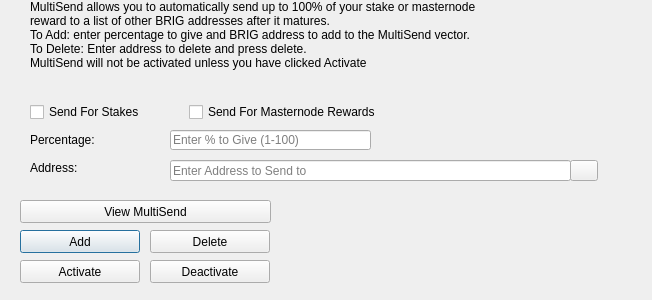
<?xml version="1.0" encoding="UTF-8"?>
<ui version="4.0">
 <class>MultiSendDialog</class>
 <widget class="QDialog" name="MultiSendDialog">
  <property name="windowModality">
   <enum>Qt::NonModal</enum>
  </property>
  <property name="geometry">
   <rect>
    <x>0</x>
    <y>0</y>
    <width>652</width>
    <height>300</height>
   </rect>
  </property>
  <property name="windowTitle">
   <string>MultiSend</string>
  </property>
  <widget class="QLineEdit" name="multiSendPercentEdit">
   <property name="geometry">
    <rect>
     <x>170</x>
     <y>130</y>
     <width>201</width>
     <height>20</height>
    </rect>
   </property>
   <property name="toolTip">
    <string>Enter whole numbers 1 - 100</string>
   </property>
   <property name="placeholderText">
    <string>Enter % to Give (1-100)</string>
   </property>
  </widget>
  <widget class="QLineEdit" name="multiSendAddressEdit">
   <property name="geometry">
    <rect>
     <x>170</x>
     <y>160</y>
     <width>401</width>
     <height>21</height>
    </rect>
   </property>
   <property name="toolTip">
    <string/>
   </property>
   <property name="placeholderText">
    <string>Enter Address to Send to</string>
   </property>
  </widget>
  <widget class="QLabel" name="label_2">
   <property name="geometry">
    <rect>
     <x>30</x>
     <y>0</y>
     <width>451</width>
     <height>121</height>
    </rect>
   </property>
   <property name="lineWidth">
    <number>1</number>
   </property>
   <property name="text">
    <string>MultiSend allows you to automatically send up to 100% of your stake or masternode reward to a list of other BRIG addresses after it matures.
To Add: enter percentage to give and BRIG address to add to the MultiSend vector.
To Delete: Enter address to delete and press delete.
MultiSend will not be activated unless you have clicked Activate</string>
   </property>
   <property name="alignment">
    <set>Qt::AlignLeading|Qt::AlignLeft|Qt::AlignTop</set>
   </property>
   <property name="wordWrap">
    <bool>true</bool>
   </property>
  </widget>
  <widget class="QLabel" name="message">
   <property name="geometry">
    <rect>
     <x>290</x>
     <y>200</y>
     <width>351</width>
     <height>91</height>
    </rect>
   </property>
   <property name="text">
    <string/>
   </property>
  </widget>
  <widget class="QPushButton" name="addButton">
   <property name="geometry">
    <rect>
     <x>20</x>
     <y>230</y>
     <width>120</width>
     <height>23</height>
    </rect>
   </property>
   <property name="toolTip">
    <string/>
   </property>
   <property name="statusTip">
    <string>Add to MultiSend Vector</string>
   </property>
   <property name="text">
    <string>Add</string>
   </property>
  </widget>
  <widget class="QPushButton" name="disableButton">
   <property name="geometry">
    <rect>
     <x>150</x>
     <y>260</y>
     <width>120</width>
     <height>23</height>
    </rect>
   </property>
   <property name="statusTip">
    <string>Deactivate MultiSend</string>
   </property>
   <property name="text">
    <string>Deactivate</string>
   </property>
  </widget>
  <widget class="QPushButton" name="addressBookButton">
   <property name="geometry">
    <rect>
     <x>570</x>
     <y>160</y>
     <width>28</width>
     <height>21</height>
    </rect>
   </property>
   <property name="toolTip">
    <string>Choose an address from the address book</string>
   </property>
   <property name="text">
    <string/>
   </property>
   <property name="icon">
    <iconset resource="../brig.qrc">
     <normaloff>:/icons/address-book</normaloff>:/icons/address-book</iconset>
   </property>
   <property name="shortcut">
    <string>Alt+A</string>
   </property>
   <property name="autoDefault">
    <bool>false</bool>
   </property>
  </widget>
  <widget class="QLabel" name="label">
   <property name="geometry">
    <rect>
     <x>30</x>
     <y>130</y>
     <width>121</width>
     <height>20</height>
    </rect>
   </property>
   <property name="toolTip">
    <string>Percentage of stake to send</string>
   </property>
   <property name="text">
    <string>Percentage:</string>
   </property>
  </widget>
  <widget class="QLabel" name="label_5">
   <property name="geometry">
    <rect>
     <x>30</x>
     <y>160</y>
     <width>111</width>
     <height>16</height>
    </rect>
   </property>
   <property name="toolTip">
    <string>Address to send portion of stake to</string>
   </property>
   <property name="text">
    <string>Address:</string>
   </property>
  </widget>
  <widget class="QPushButton" name="deleteButton">
   <property name="geometry">
    <rect>
     <x>150</x>
     <y>230</y>
     <width>120</width>
     <height>23</height>
    </rect>
   </property>
   <property name="toolTip">
    <string/>
   </property>
   <property name="statusTip">
    <string>Delete Address From MultiSend Vector</string>
   </property>
   <property name="text">
    <string>Delete</string>
   </property>
  </widget>
  <widget class="QPushButton" name="activateButton">
   <property name="geometry">
    <rect>
     <x>20</x>
     <y>260</y>
     <width>120</width>
     <height>23</height>
    </rect>
   </property>
   <property name="statusTip">
    <string>Activate MultiSend</string>
   </property>
   <property name="text">
    <string>Activate</string>
   </property>
  </widget>
  <widget class="QPushButton" name="viewButton">
   <property name="geometry">
    <rect>
     <x>20</x>
     <y>200</y>
     <width>251</width>
     <height>23</height>
    </rect>
   </property>
   <property name="toolTip">
    <string/>
   </property>
   <property name="statusTip">
    <string>View MultiSend Vector</string>
   </property>
   <property name="text">
    <string>View MultiSend</string>
   </property>
  </widget>
  <widget class="QWidget" name="horizontalLayoutWidget">
   <property name="geometry">
    <rect>
     <x>30</x>
     <y>100</y>
     <width>351</width>
     <height>24</height>
    </rect>
   </property>
   <layout class="QHBoxLayout" name="horizontalLayout">
    <item>
     <widget class="QCheckBox" name="multiSendStakeCheckBox">
      <property name="text">
       <string>Send For Stakes</string>
      </property>
     </widget>
    </item>
    <item>
     <widget class="QCheckBox" name="multiSendMasternodeCheckBox">
      <property name="text">
       <string>Send For Masternode Rewards</string>
      </property>
     </widget>
    </item>
   </layout>
  </widget>
 </widget>
 <resources>
  <include location="../brig.qrc"/>
 </resources>
 <connections/>
</ui>
